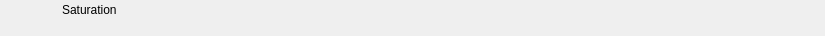
<?xml version="1.0" encoding="UTF-8"?>
<ui version="4.0">
 <class>RundownSaturationWidget</class>
 <widget class="QWidget" name="RundownSaturationWidget">
  <property name="geometry">
   <rect>
    <x>0</x>
    <y>0</y>
    <width>825</width>
    <height>36</height>
   </rect>
  </property>
  <layout class="QHBoxLayout" name="horizontalLayout">
   <property name="spacing">
    <number>0</number>
   </property>
   <property name="margin">
    <number>0</number>
   </property>
   <item>
    <widget class="QFrame" name="frameItem">
     <property name="sizePolicy">
      <sizepolicy hsizetype="Preferred" vsizetype="Fixed">
       <horstretch>0</horstretch>
       <verstretch>0</verstretch>
      </sizepolicy>
     </property>
     <property name="minimumSize">
      <size>
       <width>0</width>
       <height>36</height>
      </size>
     </property>
     <widget class="QLabel" name="labelIcon">
      <property name="geometry">
       <rect>
        <x>22</x>
        <y>2</y>
        <width>32</width>
        <height>32</height>
       </rect>
      </property>
      <property name="text">
       <string/>
      </property>
      <property name="pixmap">
       <pixmap resource="../Widgets.qrc">:/Graphics/Images/Saturation.png</pixmap>
      </property>
      <property name="scaledContents">
       <bool>true</bool>
      </property>
     </widget>
     <widget class="QLabel" name="labelChannel">
      <property name="geometry">
       <rect>
        <x>0</x>
        <y>0</y>
        <width>0</width>
        <height>0</height>
       </rect>
      </property>
      <property name="text">
       <string></string>
      </property>
     </widget>
     <widget class="QLabel" name="labelLabel">
      <property name="geometry">
       <rect>
        <x>62</x>
        <y>2</y>
        <width>5000</width>
        <height>16</height>
       </rect>
      </property>
      <property name="text">
       <string>Saturation</string>
      </property>
     </widget>
     <widget class="QLabel" name="labelVideolayer">
      <property name="geometry">
       <rect>
        <x>140</x>
        <y>19</y>
        <width>40</width>
        <height>16</height>
       </rect>
      </property>
      <property name="text">
       <string></string>
      </property>
     </widget>
     <widget class="QLabel" name="labelColor">
      <property name="geometry">
       <rect>
        <x>0</x>
        <y>0</y>
        <width>18</width>
        <height>36</height>
       </rect>
      </property>
      <property name="text">
       <string/>
      </property>
     </widget>
     <widget class="QLabel" name="labelGroupColor">
      <property name="geometry">
       <rect>
        <x>0</x>
        <y>0</y>
        <width>6</width>
        <height>36</height>
       </rect>
      </property>
      <property name="text">
       <string/>
      </property>
     </widget>
     <widget class="QLabel" name="labelDevice">
      <property name="geometry">
       <rect>
        <x>62</x>
        <y>19</y>
        <width>75</width>
        <height>16</height>
       </rect>
      </property>
      <property name="text">
       <string></string>
      </property>
     </widget>
     <widget class="QLabel" name="labelDelay">
      <property name="geometry">
       <rect>
        <x>185</x>
        <y>19</y>
        <width>55</width>
        <height>16</height>
       </rect>
      </property>
      <property name="text">
       <string></string>
      </property>
     </widget>
     <widget class="QLabel" name="labelRemoteTriggerId">
      <property name="geometry">
       <rect>
        <x>245</x>
        <y>19</y>
        <width>70</width>
        <height>16</height>
       </rect>
      </property>
      <property name="text">
       <string></string>
      </property>
     </widget>
    </widget>
   </item>
   <item>
    <widget class="QFrame" name="frameStatus">
     <property name="minimumSize">
      <size>
       <width>77</width>
       <height>0</height>
      </size>
     </property>
     <property name="maximumSize">
      <size>
       <width>77</width>
       <height>16777215</height>
      </size>
     </property>
     <widget class="QLabel" name="labelGpiConnected">
      <property name="geometry">
       <rect>
        <x>1</x>
        <y>2</y>
        <width>32</width>
        <height>32</height>
       </rect>
      </property>
      <property name="minimumSize">
       <size>
        <width>32</width>
        <height>32</height>
       </size>
      </property>
      <property name="maximumSize">
       <size>
        <width>32</width>
        <height>32</height>
       </size>
      </property>
      <property name="lineWidth">
       <number>0</number>
      </property>
      <property name="text">
       <string/>
      </property>
      <property name="pixmap">
       <pixmap resource="../Widgets.qrc">:/Graphics/Images/GpiConnected.png</pixmap>
      </property>
      <property name="scaledContents">
       <bool>true</bool>
      </property>
     </widget>
     <widget class="QLabel" name="labelDisconnected">
      <property name="geometry">
       <rect>
        <x>32</x>
        <y>2</y>
        <width>32</width>
        <height>32</height>
       </rect>
      </property>
      <property name="minimumSize">
       <size>
        <width>32</width>
        <height>32</height>
       </size>
      </property>
      <property name="maximumSize">
       <size>
        <width>32</width>
        <height>32</height>
       </size>
      </property>
      <property name="text">
       <string/>
      </property>
      <property name="pixmap">
       <pixmap resource="../Widgets.qrc">:/Graphics/Images/Disconnected.png</pixmap>
      </property>
      <property name="scaledContents">
       <bool>true</bool>
      </property>
     </widget>
     <widget class="QLabel" name="labelActiveColor">
      <property name="geometry">
       <rect>
        <x>69</x>
        <y>0</y>
        <width>8</width>
        <height>36</height>
       </rect>
      </property>
      <property name="minimumSize">
       <size>
        <width>8</width>
        <height>36</height>
       </size>
      </property>
      <property name="maximumSize">
       <size>
        <width>8</width>
        <height>36</height>
       </size>
      </property>
      <property name="text">
       <string/>
      </property>
     </widget>
    </widget>
   </item>
  </layout>
 </widget>
 <resources>
  <include location="../Widgets.qrc"/>
 </resources>
 <connections/>
 <slots>
  <slot>addToCombo()</slot>
 </slots>
</ui>
